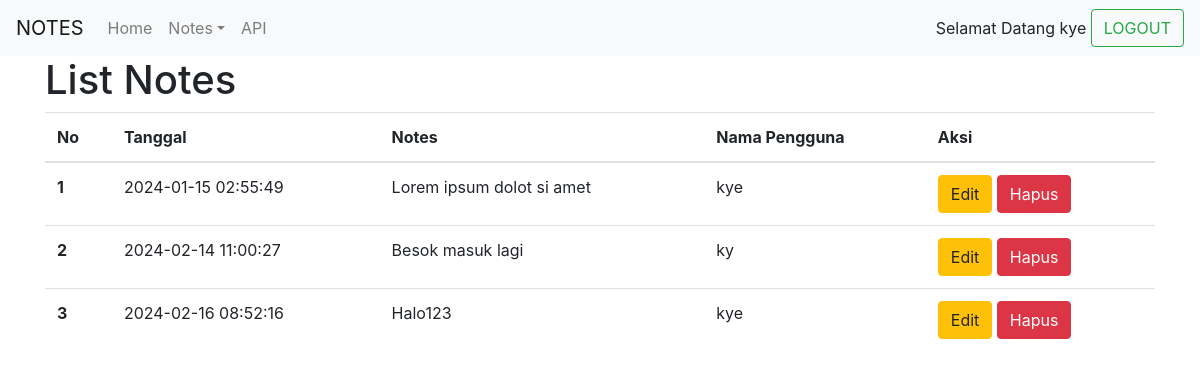
The app's page /list_notes.php (signed in) with its own data.
### tables this page shows
CREATE TABLE `notes` (
  `id` int NOT NULL,
  `note` varchar(255) DEFAULT NULL,
  `created_at` timestamp NULL DEFAULT NULL,
  `id_user` int NOT NULL
);

CREATE TABLE `user` (
  `id_user` int NOT NULL,
  `username` varchar(255) NOT NULL,
  `password` varchar(255) NOT NULL,
  `role` varchar(25) NOT NULL,
  `token` varchar(255) NOT NULL
);

### database.php (called while the page is built, shortened)
<?php
    $koneksi=mysqli_connect(DB_HOST, DB_USER, DB_PASS, DB_NAME) or die("Gagal terhubung dengan Database: " . mysqli_error($dbconnect));
    function tampildata()
    {
        global $koneksi;
        $hasil=mysqli_query($koneksi,"SELECT notes.id, notes.note, notes.created_at, notes.id_user, user.username from notes INNER JOIN user on notes.id_user=user.id_user;");
        $rows=[];
        while($row = mysqli_fetch_assoc($hasil))
        {
            $rows[] = $row;
        }
        return $rows;
    }
?>

### list_notes.php (the view, shortened to what this page needs)
<?php
    require_once('database.php');
    $data=tampildata();
    $nomor=0;
?>
<!doctype html>
<html lang="en">
  <head>
    <link rel="stylesheet" href="https://cdn.jsdelivr.net/npm/bootstrap@4.6.2/dist/css/bootstrap.min.css">
  </head>
  <body>
  <?php
      if($_SESSION['status']!="login"){
        header("location:login.php?msg=belum_login");
      }else{
        include("navbar.php");
      }
    ?>
    <div class ="container">
    <h1>List Notes</h1>
    <table class="table">
  <thead>
    <tr>
      <th scope="col">No</th>
      <th scope="col">Tanggal</th>
      <th scope="col">Notes</th>
      <th scope="col">Nama Pengguna</th>
      <th scope="col">Aksi</th>
    </tr>
  </thead>
  <tbody>
    <?php foreach($data as $note) : ?>
    <?php $nomor++; ?>
    <tr>
      <th scope="row"><?php echo "$nomor"; ?></th>
      <td><?php echo "$note[created_at]";?></td>
      <td><?php echo "$note[note]";?></td>
      <td><?php echo "$note[username]";?></td>
      <td><?php echo "<a href='edit.php?id=$note[id]'><button class='btn btn-warning'>Edit</button></a> <a href='javascript:hapusData(".$note['id'].")'><button class='btn btn-danger'>Hapus</button></a>"; ?></td>
    </tr>
    <?php endforeach; ?>
  </tbody>
</table>
    </div>
  </body>
</html>

### navbar.php (shortened to what this page needs)
<?php
if ($_SESSION['role']=="admin"): ?>
  <nav class="navbar navbar-expand-lg navbar-light bg-light">
  <a class="navbar-brand" href="#">NOTES</a>
  <div class="collapse navbar-collapse" id="navbarSupportedContent">
    <ul class="navbar-nav mr-auto">
      <li class="nav-item">
        <a class="nav-link" href="index.php">Home <span class="sr-only">(current)</span></a>
      </li>
      <li class="nav-item dropdown">
        <a class="nav-link dropdown-toggle" href="#" role="button" data-toggle="dropdown" aria-expanded="false">Notes</a>
      </li>
      <li class="nav-item">
        <a class="nav-link" href="#">API</a>
      </li>
    </ul>
    Selamat Datang <?php echo $_SESSION['username']; ?>&nbsp;<a href="logout.php"><button class="btn btn-outline-success my-2 my-sm-0">LOGOUT</button></a>
  </div>
</nav>
<?php endif; ?>

### records on screen
notes: created_at "2024-01-15 02:55:49", note "Lorem ipsum dolot si amet", id_user.username "kye"
notes: created_at "2024-02-14 11:00:27", note "Besok masuk lagi", id_user.username "ky"
notes: created_at "2024-02-16 08:52:16", note "Halo123", id_user.username "kye"

### other values on screen
$_SESSION['username'] "kye"
